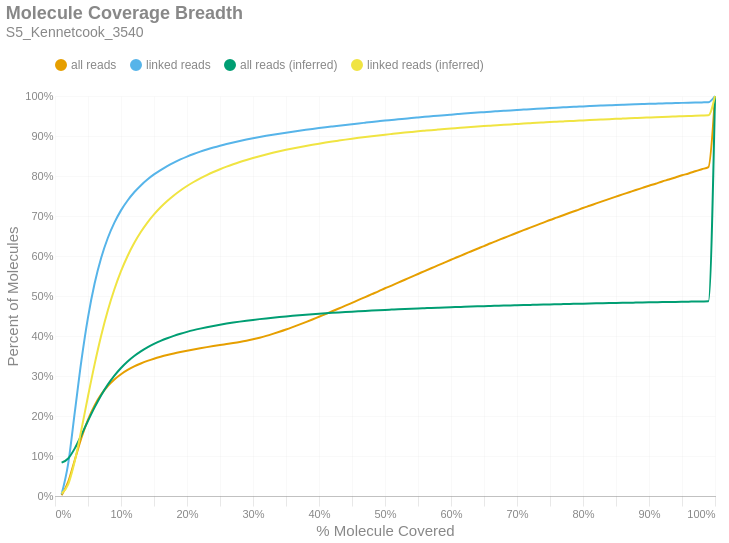

Notebook cell for this chart:
### Markdown cell above
### Molecule Read Coverage
This chart shows molecule coverage breadth as computed by the number of bases aligned to that molecule. In other words, "*how much of each unique long molecule is actually sequenced/aligned?*" Keep in mind there is a distinction between sequences and alignments, since some sequences belonging to a particular molecule may not align well and wouldn't appear in the alignment data. This chart also shows molecule coverage breadth as computed by the *inferred fragment* from which the aligned sequences originate. Unlike read coverage, this calculation takes into account the total insert size, including unsequenced gaps between the forward and reverse reads. Like the previous figures, these are cumulative percents.

### Code cell
if SKIPLR:
    print_html(f"Skipped")
else:
    binned_df = consolidated_hist(valids['coverage_bp'], mask, 0.01, True)
    binned_df_inf = consolidated_hist(valids['coverage_inserts'], mask, 0.01, True)
    binned_df = binned_df.with_columns(pl.lit(binned_df_inf['all reads (cumsum)']).alias('all reads (inferred)'))
    binned_df = binned_df.with_columns(pl.lit(binned_df_inf['linked reads (cumsum)']).alias('linked reads (inferred)'))
    binned_df = binned_df.with_columns(
        (pl.col('bin').cast(pl.Float64) + 0.01).alias('right_edge')
    )

    with SafeRender(binned_df):
        (
            density_plot(binned_df, 'Molecule Coverage Breadth', samplename, 'molcov', ['all reads (inferred)','linked reads (inferred)'])
            .encode(
                #x=alt.X('bin:Q', title="% Molecule Covered").axis(format = '%').scale(padding=0),
                x=alt.X('right_edge:Q', title="% Molecule Covered").axis(format='%').scale(padding=0),
                y=alt.Y('value:Q', title='Percent of Molecules')
                    .axis(format='%')
                    .stack(False)
                    .scale(domainMin=0, padding=0),
                color=alt.Color("key:N").scale(domain = ["all reads", "linked reads", "all reads (inferred)", "linked reads (inferred)"]),
                tooltip = [
                    alt.Tooltip("key:N", title = "Data Type"),
                    alt.Tooltip("range_label:N", title="% Molecule Covered"),
                    alt.Tooltip("value:Q", format = ".2%", title="% Molecules")
                ]
            )
        ).display()

### Figure 1 — Vega-Lite specification as saved in the notebook (floating-point values rounded to 4 significant figures)
{"width": "container", "height": 400, "config": {"title": {"anchor": "start", "dy": -15, "fontSize": 18, "color": "#888888", "subtitleColor": "#888888", "subtitleFontSize": 14}, "arc": {"fill": "#0072B2"}, "axis": {"domainColor": "#888888", "domainWidth": 0.5, "gridWidth": 0.2, "grid": false, "titleFontWeight": 400, "titleFontSize": 15, "labelFontSize": 11, "labelColor": "#888888", "tickColor": "#888888", "tickWidth": 0.2, "titleColor": "#888888"}, "axisBand": {"grid": false}, "axisX": {"grid": true, "tickSize": 10, "domainCap": "round"}, "axisY": {"domain": false, "grid": true, "tickSize": 0, "domainCap": "round"}, "background": "transparent", "header": {"labelFontSize": 15, "labelColor": "#888888", "titleFontSize": 15, "titleFontWeight": 600, "titleColor": "#888888"}, "legend": {"labelFont": "sans-serif", "labelFontSize": 12, "labelColor": "#888888", "symbolSize": 100, "symbolType": "circle", "titleFontSize": 12, "titlePadding": 10, "titleColor": "#888888", "title": null, "orient": "top"}, "range": {"category": ["#E69F00", "#56B4E9", "#009E73", "#F0E442", "#0072B2", "#D55E00", "#CC79A7", "#000000"], "diverging": ["#cfe8f3", "#a2d4ec", "#73bfe2", "#46abdb", "#1696d2", "#12719e"]}, "area": {"fill": "#0072B2", "fillOpacity": 0.7, "line": true, "strokeOpacity": 0.7}, "line": {"color": "#0072B2", "stroke": "#0072B2", "strokeWidth": 2}, "trail": {"color": "#0072B2", "stroke": "#0072B2", "strokeWidth": 0, "size": 1}, "point": {"filled": true, "fillOpacity": 1.0, "size": 95}, "text": {"color": "#888888", "fontSize": 11, "align": "right", "fontWeight": 400, "size": 11}, "bar": {"fill": "#0072B2", "stroke": null}, "view": {"stroke": null, "continuousWidth": 660, "continuousHeight": 400}}, "data": {"name": "data-12cb2abe013508901fd3d89cd8cd48a5"}, "mark": {"type": "line", "interpolate": "monotone", "point": {"opacity": 0, "size": 275}}, "encoding": {"color": {"field": "key", "scale": {"domain": ["all reads", "linked reads", "all reads (inferred)", "linked reads (inferred)"]}, "type": "nominal"}, "tooltip": [{"field": "key", "title": "Data Type", "type": "nominal"}, {"field": "range_label", "title": "% Molecule Covered", "type": "nominal"}, {"field": "value", "format": ".2%", "title": "% Molecules", "type": "quantitative"}], "x": {"axis": {"format": "%"}, "field": "right_edge", "scale": {"padding": 0}, "title": "% Molecule Covered", "type": "quantitative"}, "y": {"axis": {"format": "%"}, "field": "value", "scale": {"domainMin": 0, "padding": 0}, "stack": false, "title": "Percent of Molecules", "type": "quantitative"}}, "params": [{"name": "param_c36ac31b6afebe62", "select": {"type": "point", "fields": ["key"]}, "bind": "legend"}], "title": {"text": "Molecule Coverage Breadth", "subtitle": "S5_Kennetcook_3540"}, "transform": [{"fold": ["all reads (cumsum)", "linked reads (cumsum)", "all reads (inferred)", "linked reads (inferred)"]}, {"calculate": "replace(datum.key, ' (cumsum)', '')", "as": "key"}, {"filter": {"param": "param_c36ac31b6afebe62"}}], "usermeta": {"embedOptions": {"downloadFileName": "S5_Kennetcook_3540.molcov"}}, "$schema": "https://vega.github.io/schema/vega-lite/v6.1.0.json", "datasets": {"data-12cb2abe013508901fd3d89cd8cd48a5": [{"bin": "0.0", "interval": "0.0-0.01", "all reads": 0.002128, "linked reads": 0.004267, "all reads (cumsum)": 0.002128, "linked reads (cumsum)": 0.004267, "range_label": "0.0-0.01", "all reads (inferred)": 0.08334, "linked reads (inferred)": 0.006028, "right_edge": 0.01}, {"bin": "0.01", "interval": "0.01-0.02", "all reads": 0.03323, "linked reads": 0.07669, "all reads (cumsum)": 0.03536, "linked reads (cumsum)": 0.08096, "range_label": "0.01-0.02", "all reads (inferred)": 0.09388, "linked reads (inferred)": 0.02919, "right_edge": 0.02}, {"bin": "0.02", "interval": "0.02-0.03", "all reads": 0.05477, "linked reads": 0.1284, "all reads (cumsum)": 0.09013, "linked reads (cumsum)": 0.2094, "range_label": "0.02-0.03", "all reads (inferred)": 0.1191, "linked reads (inferred)": 0.08752, "right_edge": 0.03}, {"bin": "0.03", "interval": "0.03-0.04", "all reads": 0.05475, "linked reads": 0.129, "all reads (cumsum)": 0.1449, "linked reads (cumsum)": 0.3384, "range_label": "0.03-0.04", "all reads (inferred)": 0.1524, "linked reads (inferred)": 0.1657, "right_edge": 0.04}, {"bin": "0.04", "interval": "0.04-0.05", "all reads": 0.04595, "linked reads": 0.1084, "all reads (cumsum)": 0.1908, "linked reads (cumsum)": 0.4467, "range_label": "0.04-0.05", "all reads (inferred)": 0.1879, "linked reads (inferred)": 0.2494, "right_edge": 0.05}, {"bin": "0.05", "interval": "0.05-0.06", "all reads": 0.03582, "linked reads": 0.0844, "all reads (cumsum)": 0.2266, "linked reads (cumsum)": 0.5311, "range_label": "0.05-0.06", "all reads (inferred)": 0.2216, "linked reads (inferred)": 0.3291, "right_edge": 0.06}, {"bin": "0.06", "interval": "0.06-0.07", "all reads": 0.02739, "linked reads": 0.06449, "all reads (cumsum)": 0.254, "linked reads (cumsum)": 0.5956, "range_label": "0.06-0.07", "all reads (inferred)": 0.2521, "linked reads (inferred)": 0.4012, "right_edge": 0.07}, {"bin": "0.07", "interval": "0.07-0.08", "all reads": 0.02102, "linked reads": 0.04939, "all reads (cumsum)": 0.2751, "linked reads (cumsum)": 0.645, "range_label": "0.07-0.08", "all reads (inferred)": 0.2786, "linked reads (inferred)": 0.4637, "right_edge": 0.08}, {"bin": "0.08", "interval": "0.08-0.09", "all reads": 0.01635, "linked reads": 0.03839, "all reads (cumsum)": 0.2914, "linked reads (cumsum)": 0.6834, "range_label": "0.08-0.09", "all reads (inferred)": 0.301, "linked reads (inferred)": 0.5169, "right_edge": 0.09}, {"bin": "0.09", "interval": "0.09-0.1", "all reads": 0.0131, "linked reads": 0.03064, "all reads (cumsum)": 0.3045, "linked reads (cumsum)": 0.714, "range_label": "0.09-0.1", "all reads (inferred)": 0.3201, "linked reads (inferred)": 0.5621, "right_edge": 0.1}, {"bin": "0.1", "interval": "0.1-0.11", "all reads": 0.01059, "linked reads": 0.0247, "all reads (cumsum)": 0.3151, "linked reads (cumsum)": 0.7387, "range_label": "0.1-0.11", "all reads (inferred)": 0.3362, "linked reads (inferred)": 0.6, "right_edge": 0.11}, {"bin": "0.11", "interval": "0.11-0.12", "all reads": 0.008853, "linked reads": 0.02058, "all reads (cumsum)": 0.324, "linked reads (cumsum)": 0.7593, "range_label": "0.11-0.12", "all reads (inferred)": 0.3498, "linked reads (inferred)": 0.6322, "right_edge": 0.12}, {"bin": "0.12", "interval": "0.12-0.13", "all reads": 0.007399, "linked reads": 0.01717, "all reads (cumsum)": 0.3314, "linked reads (cumsum)": 0.7765, "range_label": "0.12-0.13", "all reads (inferred)": 0.3615, "linked reads (inferred)": 0.6598, "right_edge": 0.13}, {"bin": "0.13", "interval": "0.13-0.14", "all reads": 0.006384, "linked reads": 0.01475, "all reads (cumsum)": 0.3377, "linked reads (cumsum)": 0.7912, "range_label": "0.13-0.14", "all reads (inferred)": 0.3715, "linked reads (inferred)": 0.6835, "right_edge": 0.14}, {"bin": "0.14", "interval": "0.14-0.15", "all reads": 0.005526, "linked reads": 0.01268, "all reads (cumsum)": 0.3433, "linked reads (cumsum)": 0.8039, "range_label": "0.14-0.15", "all reads (inferred)": 0.3802, "linked reads (inferred)": 0.7039, "right_edge": 0.15}, {"bin": "0.15", "interval": "0.15-0.16", "all reads": 0.004814, "linked reads": 0.01098, "all reads (cumsum)": 0.3481, "linked reads (cumsum)": 0.8149, "range_label": "0.15-0.16", "all reads (inferred)": 0.3878, "linked reads (inferred)": 0.7217, "right_edge": 0.16}, {"bin": "0.16", "interval": "0.16-0.17", "all reads": 0.004379, "linked reads": 0.009891, "all reads (cumsum)": 0.3525, "linked reads (cumsum)": 0.8248, "range_label": "0.16-0.17", "all reads (inferred)": 0.3944, "linked reads (inferred)": 0.7375, "right_edge": 0.17}, {"bin": "0.17", "interval": "0.17-0.18", "all reads": 0.003947, "linked reads": 0.008758, "all reads (cumsum)": 0.3564, "linked reads (cumsum)": 0.8335, "range_label": "0.17-0.18", "all reads (inferred)": 0.4003, "linked reads (inferred)": 0.7514, "right_edge": 0.18}, {"bin": "0.18", "interval": "0.18-0.19", "all reads": 0.003594, "linked reads": 0.007821, "all reads (cumsum)": 0.36, "linked reads (cumsum)": 0.8414, "range_label": "0.18-0.19", "all reads (inferred)": 0.4056, "linked reads (inferred)": 0.7638, "right_edge": 0.19}, {"bin": "0.19", "interval": "0.19-0.2", "all reads": 0.003357, "linked reads": 0.007156, "all reads (cumsum)": 0.3634, "linked reads (cumsum)": 0.8485, "range_label": "0.19-0.2", "all reads (inferred)": 0.4104, "linked reads (inferred)": 0.775, "right_edge": 0.2}, {"bin": "0.2", "interval": "0.2-0.21", "all reads": 0.003093, "linked reads": 0.006438, "all reads (cumsum)": 0.3665, "linked reads (cumsum)": 0.8549, "range_label": "0.2-0.21", "all reads (inferred)": 0.4146, "linked reads (inferred)": 0.785, "right_edge": 0.21}, {"bin": "0.21", "interval": "0.21-0.22", "all reads": 0.002919, "linked reads": 0.005867, "all reads (cumsum)": 0.3694, "linked reads (cumsum)": 0.8608, "range_label": "0.21-0.22", "all reads (inferred)": 0.4185, "linked reads (inferred)": 0.794, "right_edge": 0.22}, {"bin": "0.22", "interval": "0.22-0.23", "all reads": 0.002786, "linked reads": 0.00542, "all reads (cumsum)": 0.3722, "linked reads (cumsum)": 0.8662, "range_label": "0.22-0.23", "all reads (inferred)": 0.422, "linked reads (inferred)": 0.8023, "right_edge": 0.23}, {"bin": "0.23", "interval": "0.23-0.24", "all reads": 0.002635, "linked reads": 0.004957, "all reads (cumsum)": 0.3748, "linked reads (cumsum)": 0.8712, "range_label": "0.23-0.24", "all reads (inferred)": 0.4253, "linked reads (inferred)": 0.8099, "right_edge": 0.24}, {"bin": "0.24", "interval": "0.24-0.25", "all reads": 0.002557, "linked reads": 0.004571, "all reads (cumsum)": 0.3774, "linked reads (cumsum)": 0.8758, "range_label": "0.24-0.25", "all reads (inferred)": 0.4282, "linked reads (inferred)": 0.8169, "right_edge": 0.25}, {"bin": "0.25", "interval": "0.25-0.26", "all reads": 0.002445, "linked reads": 0.004176, "all reads (cumsum)": 0.3798, "linked reads (cumsum)": 0.8799, "range_label": "0.25-0.26", "all reads (inferred)": 0.431, "linked reads (inferred)": 0.8234, "right_edge": 0.26}, {"bin": "0.26", "interval": "0.26-0.27", "all reads": 0.002473, "linked reads": 0.003944, "all reads (cumsum)": 0.3823, "linked reads (cumsum)": 0.8839, "range_label": "0.26-0.27", "all reads (inferred)": 0.4336, "linked reads (inferred)": 0.8294, "right_edge": 0.27}, {"bin": "0.27", "interval": "0.27-0.28", "all reads": 0.002673, "linked reads": 0.003737, "all reads (cumsum)": 0.3849, "linked reads (cumsum)": 0.8876, "range_label": "0.27-0.28", "all reads (inferred)": 0.4359, "linked reads (inferred)": 0.8349, "right_edge": 0.28}, {"bin": "0.28", "interval": "0.28-0.29", "all reads": 0.003072, "linked reads": 0.003468, "all reads (cumsum)": 0.388, "linked reads (cumsum)": 0.8911, "range_label": "0.28-0.29", "all reads (inferred)": 0.4381, "linked reads (inferred)": 0.8401, "right_edge": 0.29}, {"bin": "0.29", "interval": "0.29-0.3", "all reads": 0.003632, "linked reads": 0.003263, "all reads (cumsum)": 0.3916, "linked reads (cumsum)": 0.8944, "range_label": "0.29-0.3", "all reads (inferred)": 0.4402, "linked reads (inferred)": 0.845, "right_edge": 0.3}, {"bin": "0.3", "interval": "0.3-0.31", "all reads": 0.004125, "linked reads": 0.003082, "all reads (cumsum)": 0.3958, "linked reads (cumsum)": 0.8974, "range_label": "0.3-0.31", "all reads (inferred)": 0.4422, "linked reads (inferred)": 0.8496, "right_edge": 0.31}, {"bin": "0.31", "interval": "0.31-0.32", "all reads": 0.004599, "linked reads": 0.002922, "all reads (cumsum)": 0.4004, "linked reads (cumsum)": 0.9004, "range_label": "0.31-0.32", "all reads (inferred)": 0.444, "linked reads (inferred)": 0.8539, "right_edge": 0.32}, {"bin": "0.32", "interval": "0.32-0.33", "all reads": 0.005044, "linked reads": 0.002799, "all reads (cumsum)": 0.4054, "linked reads (cumsum)": 0.9032, "range_label": "0.32-0.33", "all reads (inferred)": 0.4458, "linked reads (inferred)": 0.858, "right_edge": 0.33}, {"bin": "0.33", "interval": "0.33-0.34", "all reads": 0.005297, "linked reads": 0.002635, "all reads (cumsum)": 0.4107, "linked reads (cumsum)": 0.9058, "range_label": "0.33-0.34", "all reads (inferred)": 0.4474, "linked reads (inferred)": 0.8618, "right_edge": 0.34}, {"bin": "0.34", "interval": "0.34-0.35", "all reads": 0.005624, "linked reads": 0.002553, "all reads (cumsum)": 0.4163, "linked reads (cumsum)": 0.9083, "range_label": "0.34-0.35", "all reads (inferred)": 0.449, "linked reads (inferred)": 0.8655, "right_edge": 0.35}, {"bin": "0.35", "interval": "0.35-0.36", "all reads": 0.005968, "linked reads": 0.002459, "all reads (cumsum)": 0.4223, "linked reads (cumsum)": 0.9108, "range_label": "0.35-0.36", "all reads (inferred)": 0.4505, "linked reads (inferred)": 0.8689, "right_edge": 0.36}, {"bin": "0.36", "interval": "0.36-0.37", "all reads": 0.00614, "linked reads": 0.002357, "all reads (cumsum)": 0.4284, "linked reads (cumsum)": 0.9132, "range_label": "0.36-0.37", "all reads (inferred)": 0.4518, "linked reads (inferred)": 0.8721, "right_edge": 0.37}, {"bin": "0.37", "interval": "0.37-0.38", "all reads": 0.00638, "linked reads": 0.002304, "all reads (cumsum)": 0.4348, "linked reads (cumsum)": 0.9155, "range_label": "0.37-0.38", "all reads (inferred)": 0.4531, "linked reads (inferred)": 0.8751, "right_edge": 0.38}, {"bin": "0.38", "interval": "0.38-0.39", "all reads": 0.006534, "linked reads": 0.002205, "all reads (cumsum)": 0.4414, "linked reads (cumsum)": 0.9177, "range_label": "0.38-0.39", "all reads (inferred)": 0.4544, "linked reads (inferred)": 0.8781, "right_edge": 0.39}, {"bin": "0.39", "interval": "0.39-0.4", "all reads": 0.006783, "linked reads": 0.002137, "all reads (cumsum)": 0.4481, "linked reads (cumsum)": 0.9198, "range_label": "0.39-0.4", "all reads (inferred)": 0.4556, "linked reads (inferred)": 0.8809, "right_edge": 0.4}, {"bin": "0.4", "interval": "0.4-0.41", "all reads": 0.006714, "linked reads": 0.002033, "all reads (cumsum)": 0.4549, "linked reads (cumsum)": 0.9218, "range_label": "0.4-0.41", "all reads (inferred)": 0.4567, "linked reads (inferred)": 0.8836, "right_edge": 0.41}, {"bin": "0.41", "interval": "0.41-0.42", "all reads": 0.006922, "linked reads": 0.001982, "all reads (cumsum)": 0.4618, "linked reads (cumsum)": 0.9238, "range_label": "0.41-0.42", "all reads (inferred)": 0.4579, "linked reads (inferred)": 0.8861, "right_edge": 0.42}, {"bin": "0.42", "interval": "0.42-0.43", "all reads": 0.007038, "linked reads": 0.001964, "all reads (cumsum)": 0.4688, "linked reads (cumsum)": 0.9258, "range_label": "0.42-0.43", "all reads (inferred)": 0.4589, "linked reads (inferred)": 0.8886, "right_edge": 0.43}, {"bin": "0.43", "interval": "0.43-0.44", "all reads": 0.006973, "linked reads": 0.001928, "all reads (cumsum)": 0.4758, "linked reads (cumsum)": 0.9277, "range_label": "0.43-0.44", "all reads (inferred)": 0.4599, "linked reads (inferred)": 0.8909, "right_edge": 0.44}, {"bin": "0.44", "interval": "0.44-0.45", "all reads": 0.007157, "linked reads": 0.001878, "all reads (cumsum)": 0.4829, "linked reads (cumsum)": 0.9296, "range_label": "0.44-0.45", "all reads (inferred)": 0.4609, "linked reads (inferred)": 0.8932, "right_edge": 0.45}, {"bin": "0.45", "interval": "0.45-0.46", "all reads": 0.007192, "linked reads": 0.001882, "all reads (cumsum)": 0.4901, "linked reads (cumsum)": 0.9315, "range_label": "0.45-0.46", "all reads (inferred)": 0.4618, "linked reads (inferred)": 0.8954, "right_edge": 0.46}, {"bin": "0.46", "interval": "0.46-0.47", "all reads": 0.007116, "linked reads": 0.001799, "all reads (cumsum)": 0.4973, "linked reads (cumsum)": 0.9333, "range_label": "0.46-0.47", "all reads (inferred)": 0.4627, "linked reads (inferred)": 0.8975, "right_edge": 0.47}, {"bin": "0.47", "interval": "0.47-0.48", "all reads": 0.007286, "linked reads": 0.001785, "all reads (cumsum)": 0.5045, "linked reads (cumsum)": 0.9351, "range_label": "0.47-0.48", "all reads (inferred)": 0.4636, "linked reads (inferred)": 0.8995, "right_edge": 0.48}, {"bin": "0.48", "interval": "0.48-0.49", "all reads": 0.007036, "linked reads": 0.001757, "all reads (cumsum)": 0.5116, "linked reads (cumsum)": 0.9368, "range_label": "0.48-0.49", "all reads (inferred)": 0.4644, "linked reads (inferred)": 0.9014, "right_edge": 0.49}, {"bin": "0.49", "interval": "0.49-0.5", "all reads": 0.007782, "linked reads": 0.001733, "all reads (cumsum)": 0.5194, "linked reads (cumsum)": 0.9385, "range_label": "0.49-0.5", "all reads (inferred)": 0.4652, "linked reads (inferred)": 0.9033, "right_edge": 0.5}, {"bin": "0.5", "interval": "0.5-0.51", "all reads": 0.00666, "linked reads": 0.001626, "all reads (cumsum)": 0.526, "linked reads (cumsum)": 0.9402, "range_label": "0.5-0.51", "all reads (inferred)": 0.466, "linked reads (inferred)": 0.905, "right_edge": 0.51}, {"bin": "0.51", "interval": "0.51-0.52", "all reads": 0.007471, "linked reads": 0.001649, "all reads (cumsum)": 0.5335, "linked reads (cumsum)": 0.9418, "range_label": "0.51-0.52", "all reads (inferred)": 0.4668, "linked reads (inferred)": 0.9068, "right_edge": 0.52}, {"bin": "0.52", "interval": "0.52-0.53", "all reads": 0.007171, "linked reads": 0.001573, "all reads (cumsum)": 0.5407, "linked reads (cumsum)": 0.9434, "range_label": "0.52-0.53", "all reads (inferred)": 0.4675, "linked reads (inferred)": 0.9085, "right_edge": 0.53}, {"bin": "0.53", "interval": "0.53-0.54", "all reads": 0.007301, "linked reads": 0.001605, "all reads (cumsum)": 0.548, "linked reads (cumsum)": 0.945, "range_label": "0.53-0.54", "all reads (inferred)": 0.4682, "linked reads (inferred)": 0.9101, "right_edge": 0.54}, {"bin": "0.54", "interval": "0.54-0.55", "all reads": 0.007117, "linked reads": 0.001485, "all reads (cumsum)": 0.5551, "linked reads (cumsum)": 0.9465, "range_label": "0.54-0.55", "all reads (inferred)": 0.4689, "linked reads (inferred)": 0.9117, "right_edge": 0.55}, {"bin": "0.55", "interval": "0.55-0.56", "all reads": 0.007275, "linked reads": 0.001444, "all reads (cumsum)": 0.5624, "linked reads (cumsum)": 0.9479, "range_label": "0.55-0.56", "all reads (inferred)": 0.4695, "linked reads (inferred)": 0.9132, "right_edge": 0.56}, {"bin": "0.56", "interval": "0.56-0.57", "all reads": 0.007102, "linked reads": 0.001404, "all reads (cumsum)": 0.5695, "linked reads (cumsum)": 0.9493, "range_label": "0.56-0.57", "all reads (inferred)": 0.4702, "linked reads (inferred)": 0.9146, "right_edge": 0.57}, {"bin": "0.57", "interval": "0.57-0.58", "all reads": 0.006955, "linked reads": 0.001404, "all reads (cumsum)": 0.5764, "linked reads (cumsum)": 0.9507, "range_label": "0.57-0.58", "all reads (inferred)": 0.4708, "linked reads (inferred)": 0.916, "right_edge": 0.58}, {"bin": "0.58", "interval": "0.58-0.59", "all reads": 0.007091, "linked reads": 0.001351, "all reads (cumsum)": 0.5835, "linked reads (cumsum)": 0.9521, "range_label": "0.58-0.59", "all reads (inferred)": 0.4714, "linked reads (inferred)": 0.9174, "right_edge": 0.59}, {"bin": "0.59", "interval": "0.59-0.6", "all reads": 0.007116, "linked reads": 0.001324, "all reads (cumsum)": 0.5906, "linked reads (cumsum)": 0.9534, "range_label": "0.59-0.6", "all reads (inferred)": 0.4719, "linked reads (inferred)": 0.9187, "right_edge": 0.6}, {"bin": "0.6", "interval": "0.6-0.61", "all reads": 0.006776, "linked reads": 0.001313, "all reads (cumsum)": 0.5974, "linked reads (cumsum)": 0.9547, "range_label": "0.6-0.61", "all reads (inferred)": 0.4725, "linked reads (inferred)": 0.92, "right_edge": 0.61}, {"bin": "0.61", "interval": "0.61-0.62", "all reads": 0.00707, "linked reads": 0.00129, "all reads (cumsum)": 0.6045, "linked reads (cumsum)": 0.956, "range_label": "0.61-0.62", "all reads (inferred)": 0.473, "linked reads (inferred)": 0.9212, "right_edge": 0.62}, {"bin": "0.62", "interval": "0.62-0.63", "all reads": 0.006851, "linked reads": 0.001234, "all reads (cumsum)": 0.6113, "linked reads (cumsum)": 0.9572, "range_label": "0.62-0.63", "all reads (inferred)": 0.4736, "linked reads (inferred)": 0.9225, "right_edge": 0.63}, {"bin": "0.63", "interval": "0.63-0.64", "all reads": 0.006864, "linked reads": 0.001203, "all reads (cumsum)": 0.6182, "linked reads (cumsum)": 0.9585, "range_label": "0.63-0.64", "all reads (inferred)": 0.4741, "linked reads (inferred)": 0.9236, "right_edge": 0.64}, {"bin": "0.64", "interval": "0.64-0.65", "all reads": 0.006679, "linked reads": 0.001163, "all reads (cumsum)": 0.6249, "linked reads (cumsum)": 0.9596, "range_label": "0.64-0.65", "all reads (inferred)": 0.4746, "linked reads (inferred)": 0.9248, "right_edge": 0.65}, {"bin": "0.65", "interval": "0.65-0.66", "all reads": 0.007026, "linked reads": 0.001188, "all reads (cumsum)": 0.6319, "linked reads (cumsum)": 0.9608, "range_label": "0.65-0.66", "all reads (inferred)": 0.4751, "linked reads (inferred)": 0.9258, "right_edge": 0.66}, {"bin": "0.66", "interval": "0.66-0.67", "all reads": 0.006563, "linked reads": 0.001093, "all reads (cumsum)": 0.6384, "linked reads (cumsum)": 0.9619, "range_label": "0.66-0.67", "all reads (inferred)": 0.4755, "linked reads (inferred)": 0.9269, "right_edge": 0.67}, {"bin": "0.67", "interval": "0.67-0.68", "all reads": 0.006639, "linked reads": 0.00108, "all reads (cumsum)": 0.6451, "linked reads (cumsum)": 0.963, "range_label": "0.67-0.68", "all reads (inferred)": 0.476, "linked reads (inferred)": 0.928, "right_edge": 0.68}, {"bin": "0.68", "interval": "0.68-0.69", "all reads": 0.006498, "linked reads": 0.001073, "all reads (cumsum)": 0.6516, "linked reads (cumsum)": 0.964, "range_label": "0.68-0.69", "all reads (inferred)": 0.4764, "linked reads (inferred)": 0.929, "right_edge": 0.69}, {"bin": "0.69", "interval": "0.69-0.7", "all reads": 0.006595, "linked reads": 0.001038, "all reads (cumsum)": 0.6582, "linked reads (cumsum)": 0.9651, "range_label": "0.69-0.7", "all reads (inferred)": 0.4769, "linked reads (inferred)": 0.93, "right_edge": 0.7}, {"bin": "0.7", "interval": "0.7-0.71", "all reads": 0.00638, "linked reads": 0.0009906, "all reads (cumsum)": 0.6646, "linked reads (cumsum)": 0.9661, "range_label": "0.7-0.71", "all reads (inferred)": 0.4773, "linked reads (inferred)": 0.931, "right_edge": 0.71}, {"bin": "0.71", "interval": "0.71-0.72", "all reads": 0.006351, "linked reads": 0.001, "all reads (cumsum)": 0.6709, "linked reads (cumsum)": 0.9671, "range_label": "0.71-0.72", "all reads (inferred)": 0.4777, "linked reads (inferred)": 0.9319, "right_edge": 0.72}, {"bin": "0.72", "interval": "0.72-0.73", "all reads": 0.006393, "linked reads": 0.0009692, "all reads (cumsum)": 0.6773, "linked reads (cumsum)": 0.968, "range_label": "0.72-0.73", "all reads (inferred)": 0.4782, "linked reads (inferred)": 0.9329, "right_edge": 0.73}, {"bin": "0.73", "interval": "0.73-0.74", "all reads": 0.006206, "linked reads": 0.0009209, "all reads (cumsum)": 0.6835, "linked reads (cumsum)": 0.969, "range_label": "0.73-0.74", "all reads (inferred)": 0.4786, "linked reads (inferred)": 0.9338, "right_edge": 0.74}, {"bin": "0.74", "interval": "0.74-0.75", "all reads": 0.006475, "linked reads": 0.0009111, "all reads (cumsum)": 0.69, "linked reads (cumsum)": 0.9699, "range_label": "0.74-0.75", "all reads (inferred)": 0.479, "linked reads (inferred)": 0.9347, "right_edge": 0.75}, {"bin": "0.75", "interval": "0.75-0.76", "all reads": 0.006002, "linked reads": 0.0008825, "all reads (cumsum)": 0.696, "linked reads (cumsum)": 0.9708, "range_label": "0.75-0.76", "all reads (inferred)": 0.4794, "linked reads (inferred)": 0.9356, "right_edge": 0.76}, {"bin": "0.76", "interval": "0.76-0.77", "all reads": 0.006049, "linked reads": 0.0008155, "all reads (cumsum)": 0.702, "linked reads (cumsum)": 0.9716, "range_label": "0.76-0.77", "all reads (inferred)": 0.4798, "linked reads (inferred)": 0.9365, "right_edge": 0.77}, {"bin": "0.77", "interval": "0.77-0.78", "all reads": 0.005985, "linked reads": 0.0008409, "all reads (cumsum)": 0.708, "linked reads (cumsum)": 0.9724, "range_label": "0.77-0.78", "all reads (inferred)": 0.4801, "linked reads (inferred)": 0.9373, "right_edge": 0.78}, {"bin": "0.78", "interval": "0.78-0.79", "all reads": 0.005873, "linked reads": 0.0007834, "all reads (cumsum)": 0.7139, "linked reads (cumsum)": 0.9732, "range_label": "0.78-0.79", "all reads (inferred)": 0.4805, "linked reads (inferred)": 0.9382, "right_edge": 0.79}, {"bin": "0.79", "interval": "0.79-0.8", "all reads": 0.006163, "linked reads": 0.0008001, "all reads (cumsum)": 0.7201, "linked reads (cumsum)": 0.974, "range_label": "0.79-0.8", "all reads (inferred)": 0.4809, "linked reads (inferred)": 0.939, "right_edge": 0.8}, {"bin": "0.8", "interval": "0.8-0.81", "all reads": 0.005653, "linked reads": 0.0007456, "all reads (cumsum)": 0.7257, "linked reads (cumsum)": 0.9747, "range_label": "0.8-0.81", "all reads (inferred)": 0.4812, "linked reads (inferred)": 0.9398, "right_edge": 0.81}, {"bin": "0.81", "interval": "0.81-0.82", "all reads": 0.005739, "linked reads": 0.0007239, "all reads (cumsum)": 0.7314, "linked reads (cumsum)": 0.9755, "range_label": "0.81-0.82", "all reads (inferred)": 0.4816, "linked reads (inferred)": 0.9406, "right_edge": 0.82}, {"bin": "0.82", "interval": "0.82-0.83", "all reads": 0.005697, "linked reads": 0.0006651, "all reads (cumsum)": 0.7371, "linked reads (cumsum)": 0.9761, "range_label": "0.82-0.83", "all reads (inferred)": 0.4819, "linked reads (inferred)": 0.9414, "right_edge": 0.83}, {"bin": "0.83", "interval": "0.83-0.84", "all reads": 0.00563, "linked reads": 0.0006559, "all reads (cumsum)": 0.7428, "linked reads (cumsum)": 0.9768, "range_label": "0.83-0.84", "all reads (inferred)": 0.4823, "linked reads (inferred)": 0.9421, "right_edge": 0.84}, {"bin": "0.84", "interval": "0.84-0.85", "all reads": 0.005573, "linked reads": 0.0006421, "all reads (cumsum)": 0.7483, "linked reads (cumsum)": 0.9774, "range_label": "0.84-0.85", "all reads (inferred)": 0.4826, "linked reads (inferred)": 0.9429, "right_edge": 0.85}, {"bin": "0.85", "interval": "0.85-0.86", "all reads": 0.005602, "linked reads": 0.0006245, "all reads (cumsum)": 0.7539, "linked reads (cumsum)": 0.9781, "range_label": "0.85-0.86", "all reads (inferred)": 0.4829, "linked reads (inferred)": 0.9436, "right_edge": 0.86}, {"bin": "0.86", "interval": "0.86-0.87", "all reads": 0.005466, "linked reads": 0.0006167, "all reads (cumsum)": 0.7594, "linked reads (cumsum)": 0.9787, "range_label": "0.86-0.87", "all reads (inferred)": 0.4833, "linked reads (inferred)": 0.9443, "right_edge": 0.87}, {"bin": "0.87", "interval": "0.87-0.88", "all reads": 0.005504, "linked reads": 0.0005908, "all reads (cumsum)": 0.7649, "linked reads (cumsum)": 0.9793, "range_label": "0.87-0.88", "all reads (inferred)": 0.4836, "linked reads (inferred)": 0.945, "right_edge": 0.88}, {"bin": "0.88", "interval": "0.88-0.89", "all reads": 0.005311, "linked reads": 0.0005683, "all reads (cumsum)": 0.7702, "linked reads (cumsum)": 0.9798, "range_label": "0.88-0.89", "all reads (inferred)": 0.4839, "linked reads (inferred)": 0.9457, "right_edge": 0.89}, {"bin": "0.89", "interval": "0.89-0.9", "all reads": 0.005408, "linked reads": 0.0005462, "all reads (cumsum)": 0.7756, "linked reads (cumsum)": 0.9804, "range_label": "0.89-0.9", "all reads (inferred)": 0.4842, "linked reads (inferred)": 0.9463, "right_edge": 0.9}, {"bin": "0.9", "interval": "0.9-0.91", "all reads": 0.005012, "linked reads": 0.0004992, "all reads (cumsum)": 0.7806, "linked reads (cumsum)": 0.9809, "range_label": "0.9-0.91", "all reads (inferred)": 0.4845, "linked reads (inferred)": 0.947, "right_edge": 0.91}, {"bin": "0.91", "interval": "0.91-0.92", "all reads": 0.005657, "linked reads": 0.0005168, "all reads (cumsum)": 0.7863, "linked reads (cumsum)": 0.9814, "range_label": "0.91-0.92", "all reads (inferred)": 0.4847, "linked reads (inferred)": 0.9476, "right_edge": 0.92}, {"bin": "0.92", "interval": "0.92-0.93", "all reads": 0.004766, "linked reads": 0.0004698, "all reads (cumsum)": 0.7911, "linked reads (cumsum)": 0.9819, "range_label": "0.92-0.93", "all reads (inferred)": 0.485, "linked reads (inferred)": 0.9482, "right_edge": 0.93}, {"bin": "0.93", "interval": "0.93-0.94", "all reads": 0.005157, "linked reads": 0.0004789, "all reads (cumsum)": 0.7962, "linked reads (cumsum)": 0.9823, "range_label": "0.93-0.94", "all reads (inferred)": 0.4853, "linked reads (inferred)": 0.9488, "right_edge": 0.94}, {"bin": "0.94", "interval": "0.94-0.95", "all reads": 0.005525, "linked reads": 0.0004676, "all reads (cumsum)": 0.8018, "linked reads (cumsum)": 0.9828, "range_label": "0.94-0.95", "all reads (inferred)": 0.4856, "linked reads (inferred)": 0.9494, "right_edge": 0.95}, {"bin": "0.95", "interval": "0.95-0.96", "all reads": 0.004583, "linked reads": 0.0004319, "all reads (cumsum)": 0.8063, "linked reads (cumsum)": 0.9832, "range_label": "0.95-0.96", "all reads (inferred)": 0.4859, "linked reads (inferred)": 0.95, "right_edge": 0.96}, {"bin": "0.96", "interval": "0.96-0.97", "all reads": 0.005359, "linked reads": 0.0004122, "all reads (cumsum)": 0.8117, "linked reads (cumsum)": 0.9837, "range_label": "0.96-0.97", "all reads (inferred)": 0.4861, "linked reads (inferred)": 0.9506, "right_edge": 0.97}, {"bin": "0.97", "interval": "0.97-0.98", "all reads": 0.005363, "linked reads": 0.0003871, "all reads (cumsum)": 0.8171, "linked reads (cumsum)": 0.984, "range_label": "0.97-0.98", "all reads (inferred)": 0.4864, "linked reads (inferred)": 0.9512, "right_edge": 0.98}, {"bin": "0.98", "interval": "0.98-0.99", "all reads": 0.005134, "linked reads": 0.0004106, "all reads (cumsum)": 0.8222, "linked reads (cumsum)": 0.9845, "range_label": "0.98-0.99", "all reads (inferred)": 0.4868, "linked reads (inferred)": 0.9518, "right_edge": 0.99}, {"bin": "0.99", "interval": "0.99-1.0", "all reads": 0.1778, "linked reads": 0.01555, "all reads (cumsum)": 1.0, "linked reads (cumsum)": 1.0, "range_label": "0.99-1.0", "all reads (inferred)": 1.0, "linked reads (inferred)": 1.0, "right_edge": 1.0}]}}
